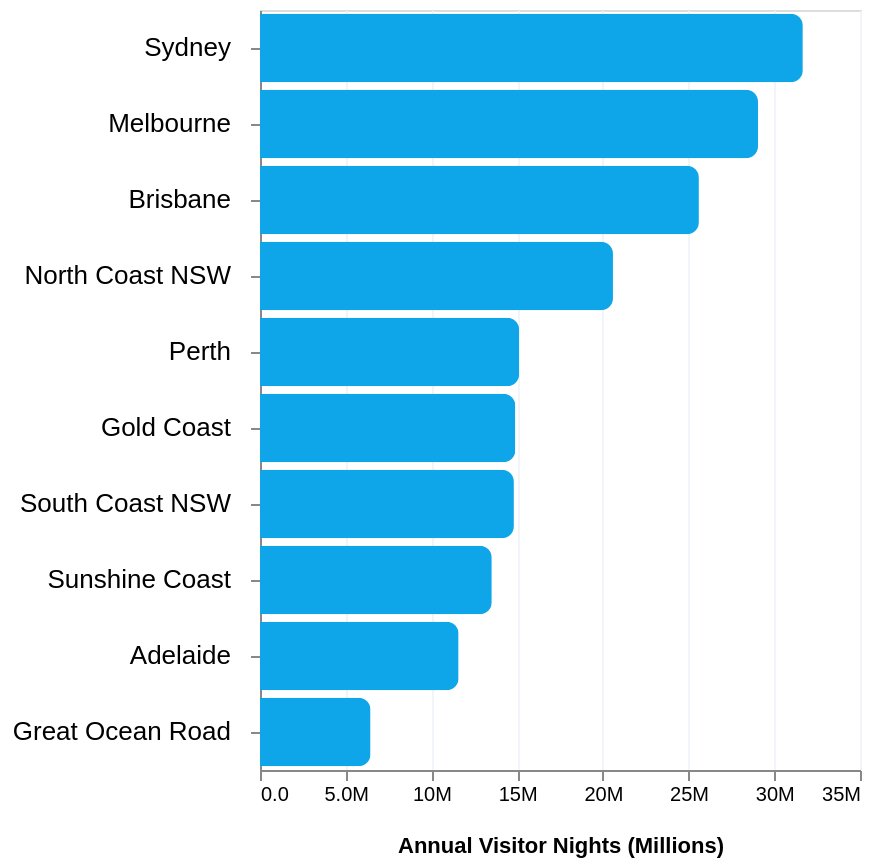

Source (Vega-Lite JSON):
### Vega-Lite specification from a JSON file in a GitHub repository (floating-point values rounded to 4 significant figures)
{"$schema": "https://vega.github.io/schema/vega-lite/v5.json", "description": "Bar chart of coastal tourism by visitor nights.", "width": "container", "height": 380, "data": {"values": [{"region": "Sydney", "trips": 11338000, "nights": 31664000}, {"region": "Melbourne", "trips": 10410000, "nights": 29051000}, {"region": "Brisbane", "trips": 8149000, "nights": 25602000}, {"region": "North Coast NSW", "trips": 6239000, "nights": 20590000}, {"region": "Perth", "trips": 4449000, "nights": 15116000}, {"region": "Gold Coast", "trips": 4286000, "nights": 14893000}, {"region": "South Coast NSW", "trips": 4493000, "nights": 14810000}, {"region": "Sunshine Coast", "trips": 4027000, "nights": 13519000}, {"region": "Adelaide", "trips": 3531000, "nights": 11584000}, {"region": "Great Ocean Road", "trips": 2465000, "nights": 6447000}]}, "mark": {"type": "bar", "cornerRadiusEnd": 6, "color": "#0ea5e9", "cursor": "pointer"}, "encoding": {"y": {"field": "region", "type": "nominal", "sort": "-x", "axis": {"title": null, "labelFontSize": 13, "labelPadding": 10, "grid": false}}, "x": {"field": "nights", "type": "quantitative", "axis": {"title": "Annual Visitor Nights (Millions)", "titlePadding": 15, "format": ".2s", "gridColor": "#f1f5f9"}}, "tooltip": [{"field": "region", "type": "nominal", "title": "Coastal Region"}, {"field": "nights", "type": "quantitative", "title": "Visitor Nights", "format": ","}, {"field": "trips", "type": "quantitative", "title": "Total Trips", "format": ","}]}}
